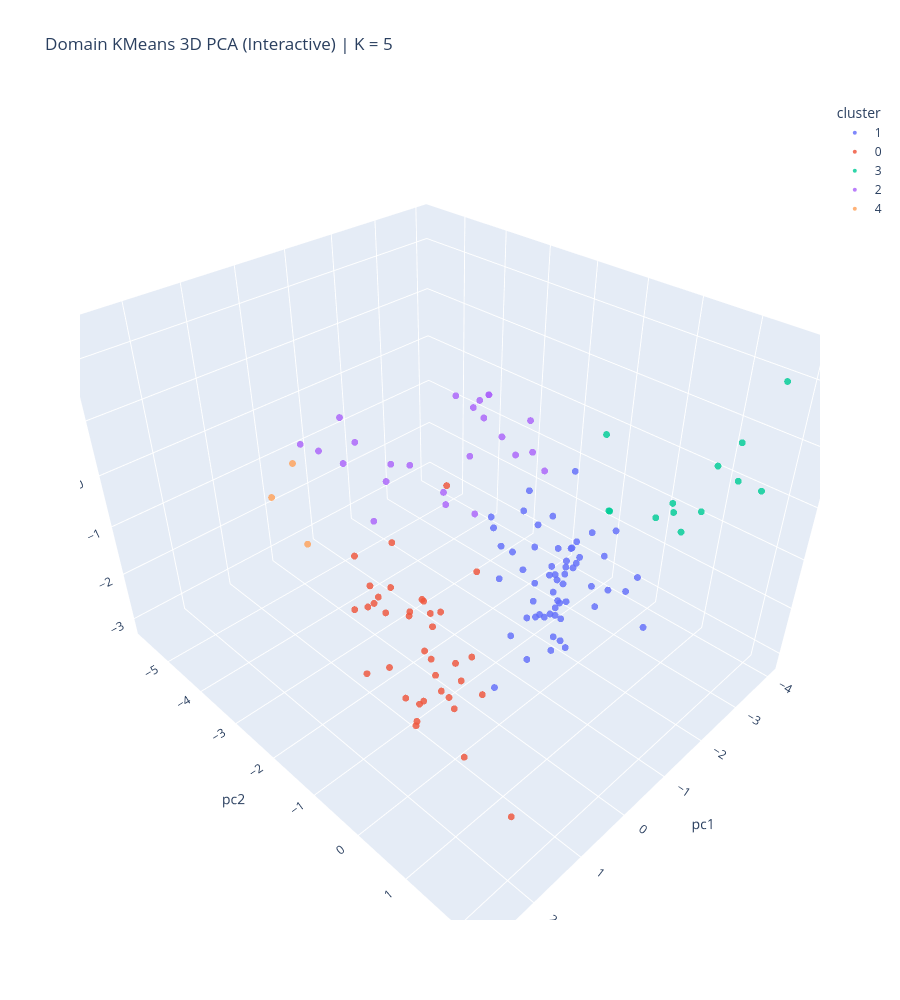

The notebook cell saved with this chart:
### Code cell
# optional interactive 3d PCA view (plotly)
# the static chart above should now be the paper-friendly view,
# and this one is just for free spinning if you want to inspect odd cases
import plotly.express as px

domain_plot_interactive = domain_plot.copy( )
domain_plot_interactive[ 'cluster' ] = domain_plot_interactive[ 'cluster' ].astype( str )

fig_domain_3d = px.scatter_3d( 
    domain_plot_interactive,
    x = 'pc1',
    y = 'pc2',
    z = 'pc3',
    color = 'cluster',
    hover_data = [ 'region', 'station', 'cluster_name', 'cluster_label', 'cluster_note' ],
    title = f'Domain KMeans 3D PCA (Interactive) | K = { k_clusters }',
    opacity = 0.82,
)
fig_domain_3d.update_traces( marker = dict( size = 4 ) )
fig_domain_3d.update_layout( height = 1000 )
fig_domain_3d.show( )

### Figure 1 — Plotly figure (JSON) as saved in the notebook; plotly's stock layout.template omitted (floating-point values rounded to 4 significant figures; data arrays with more than 128 entries replaced by an {"elided": "..."} marker saying what was removed)
{"data": [{"customdata": {"elided": "57x5 str values"}, "hovertemplate": "cluster=1<br>pc1=%{x}<br>pc2=%{y}<br>pc3=%{z}<br>region=%{customdata[0]}<br>station=%{customdata[1]}<br>cluster_name=%{customdata[2]}<br>cluster_label=%{customdata[3]}<br>cluster_note=%{customdata[4]}<extra></extra>", "legendgroup": "1", "marker": {"color": "#636efa", "opacity": 0.82, "size": 4, "symbol": "circle"}, "mode": "markers", "name": "1", "scene": "scene", "showlegend": true, "type": "scatter3d", "x": [-0.7993, -0.2703, -0.8454, 0.3466, -0.3026, 1.025, 0.1684, -0.06693, -0.4697, 0.2927, -0.5083, -0.3907, 0.2797, -0.3277, 0.09824, -1.12, -1.269, -0.66, -1.282, -0.3635, -0.5333, -0.5271, 0.5072, -0.02667, 0.5137, -1.633, -1.115, -1.446, -1.679, -1.18, -0.7077, -1.009, -1.172, -1.654, -0.48, -0.1527, -0.2695, 0.4276, 0.2592, 0.4648, -0.01273, -0.003254, -0.618, -1.281, -0.5209, -0.09586, -0.659, -0.01075, -0.2843, -0.7321, -0.829, -0.1072, 0.3888, -0.1169, 0.1683, 0.2057, 0.6689], "y": [0.6301, 0.7201, 0.3599, 1.405, 0.1899, 0.7721, 0.9709, 0.9824, 0.6023, 0.7196, 0.6612, 0.5813, 1.671, 1.538, 0.9823, 0.4482, -0.2139, 1.304, 1.569, 0.8304, 0.7241, 0.6542, 0.1521, 0.2509, 0.2052, -0.4446, 1.46, 0.655, -0.5108, 0.2383, 0.383, 0.4497, 0.5879, -0.833, 0.21, 0.5399, 0.3161, 1.254, 0.3711, 1.28, 0.3049, -0.1186, 0.2691, 1.198, 1.212, 0.9839, 0.3674, 0.5305, -0.132, 0.5218, -0.3296, -0.1979, 1.189, 1.076, 1.147, 1.197, 1.07], "z": [-0.1583, -0.6148, -1.093, -0.5149, -1.156, -1.23, -0.3021, -0.5295, -0.6737, -1.235, -0.1729, -0.1595, 0.6596, 1.135, -1.015, -0.3296, 0.002591, -0.1756, -1.089, -0.4905, 0.3123, -0.0603, 1.074, 0.9536, 0.9293, -1.29, -0.123, -0.3729, -1.534, -0.3116, -0.554, 0.01702, 0.1673, -1.12, -1.237, -0.7784, -0.736, 0.01055, -1.031, -0.3267, -0.01474, -0.4145, -1.289, -0.6296, -0.4457, -0.9576, -0.766, -0.1234, -0.09004, 1.384, 0.616, 0.07415, 1.055, 0.3958, 0.3283, 0.7577, 1.503]}, {"customdata": {"elided": "37x5 str values"}, "hovertemplate": "cluster=0<br>pc1=%{x}<br>pc2=%{y}<br>pc3=%{z}<br>region=%{customdata[0]}<br>station=%{customdata[1]}<br>cluster_name=%{customdata[2]}<br>cluster_label=%{customdata[3]}<br>cluster_note=%{customdata[4]}<extra></extra>", "legendgroup": "0", "marker": {"color": "#EF553B", "opacity": 0.82, "size": 4, "symbol": "circle"}, "mode": "markers", "name": "0", "scene": "scene", "showlegend": true, "type": "scatter3d", "x": [1.788, 2.267, 1.739, 2.352, 2.531, 2.478, 1.952, 1.703, 2.32, 2.1, 1.911, 2.726, 2.719, 2.33, 2.05, 2.562, 2.247, 1.688, 1.427, 1.411, 2.698, 1.785, 1.859, 1.507, 1.782, 1.314, 1.468, 1.547, 2.751, 1.892, 1.011, 2.587, 1.358, 2.687, 1.65, 0.9236, 1.004], "y": [0.2005, 2.222, 1.203, 1.486, 0.9637, 0.5762, 0.4961, 0.2679, 1.279, 0.8307, 0.8934, 1.047, 1.02, 0.9669, 0.9164, 0.9219, 1.32, 1.015, -1.124, -0.2336, 0.5515, -0.08627, 0.3969, 0.7896, -0.933, -1.834, -0.7996, -1.081, 0.08868, -0.2434, -0.1642, 0.1337, -0.5447, 0.09242, -0.715, -0.7244, -0.2957], "z": [-0.4192, -1.534, -0.5347, -0.9746, -0.2439, -0.5149, -0.2537, -0.004514, -0.2992, -0.4802, -0.08376, -0.3855, -0.4878, 0.05363, -0.5674, -0.3042, 0.1497, 1.322, -0.5036, -0.02032, 0.1518, 0.009939, 0.3984, -0.3195, -0.3557, -1.245, -0.1143, -0.5228, 1.629, 1.184, 1.655, 1.118, -0.4631, -0.2807, -0.4085, -0.6449, -0.5331]}, {"customdata": [["elk", "ap", "Warm / Saline / Low O2", "Warm-Saline", "Stable, Shallow"], ["job", "10", "Warm / Saline / Low O2", "Warm-Saline", "Stable, Shallow"], ["job", "11", "Warm / Saline / Low O2", "Warm-Saline", "Stable, Shallow"], ["job", "19", "Warm / Saline / Low O2", "Warm-Saline", "Stable, Shallow"], ["job", "20", "Warm / Saline / Low O2", "Warm-Saline", "Stable, Shallow"], ["job", "9", "Warm / Saline / Low O2", "Warm-Saline", "Stable, Shallow"], ["job", "jb", "Warm / Saline / Low O2", "Warm-Saline", "Stable, Shallow"], ["rkb", "fb", "Warm / Saline / Low O2", "Warm-Saline", "Stable, Shallow"], ["rkb", "fu", "Warm / Saline / Low O2", "Warm-Saline", "Stable, Shallow"], ["rkb", "lh", "Warm / Saline / Low O2", "Warm-Saline", "Stable, Shallow"], ["rkb", "mb", "Warm / Saline / Low O2", "Warm-Saline", "Stable, Shallow"], ["rkb", "pb", "Warm / Saline / Low O2", "Warm-Saline", "Stable, Shallow"], ["rkb", "uh", "Warm / Saline / Low O2", "Warm-Saline", "Stable, Shallow"]], "hovertemplate": "cluster=3<br>pc1=%{x}<br>pc2=%{y}<br>pc3=%{z}<br>region=%{customdata[0]}<br>station=%{customdata[1]}<br>cluster_name=%{customdata[2]}<br>cluster_label=%{customdata[3]}<br>cluster_note=%{customdata[4]}<extra></extra>", "legendgroup": "3", "marker": {"color": "#00cc96", "opacity": 0.82, "size": 4, "symbol": "circle"}, "mode": "markers", "name": "3", "scene": "scene", "showlegend": true, "type": "scatter3d", "x": [-2.009, -3.636, -3.994, -3.16, -3.121, -4.052, -3.694, -3.194, -3.472, -2.627, -3.111, -2.798, -3.309], "y": [0.07912, 0.3901, 0.8752, -0.4907, -0.4795, 0.3961, 0.08211, 1.59, 1.931, 1.004, 1.686, 1.36, 1.976], "z": [1.228, -0.6346, 0.1466, -0.9918, -0.9601, -1.433, -1.109, 1.229, 2.234, -0.0009144, 0.6543, 0.1054, 0.5237]}, {"customdata": [["elk", "cw", "Cool / Brackish / High O2", "Cool-Brackish", "Stable, Shallow"], ["elk", "sm", "Cool / Brackish / High O2", "Cool-Brackish", "Stable, Shallow"], ["elk", "vm", "Cool / Brackish / High O2", "Cool-Brackish", "Stable, Shallow"], ["grb", "gb", "Cool / Brackish / High O2", "Cool-Brackish", "Stable, Shallow"], ["kac", "ap", "Cool / Brackish / High O2", "Cool-Brackish", "Stable, Shallow"], ["kac", "h3", "Cool / Brackish / High O2", "Cool-Brackish", "Stable, Shallow"], ["kac", "ho", "Cool / Brackish / High O2", "Cool-Brackish", "Stable, Shallow"], ["kac", "hs", "Cool / Brackish / High O2", "Cool-Brackish", "Stable, Shallow"], ["kac", "ss", "Cool / Brackish / High O2", "Cool-Brackish", "Stable, Shallow"], ["pdb", "bp", "Cool / Brackish / High O2", "Cool-Brackish", "Stable, Shallow"], ["pdb", "by", "Cool / Brackish / High O2", "Cool-Brackish", "Stable, Shallow"], ["pdb", "gs", "Cool / Brackish / High O2", "Cool-Brackish", "Stable, Shallow"], ["pdb", "je", "Cool / Brackish / High O2", "Cool-Brackish", "Stable, Shallow"], ["pdb", "pf", "Cool / Brackish / High O2", "Cool-Brackish", "Stable, Shallow"], ["sfb", "cc", "Cool / Brackish / High O2", "Cool-Brackish", "Stable, Shallow"], ["sfb", "rb", "Cool / Brackish / High O2", "Cool-Brackish", "Stable, Shallow"], ["sos", "ch", "Cool / Brackish / High O2", "Cool-Brackish", "Stable, Shallow"], ["sos", "cm", "Cool / Brackish / High O2", "Cool-Brackish", "Stable, Shallow"], ["sos", "ec", "Cool / Brackish / High O2", "Cool-Brackish", "Stable, Shallow"], ["sos", "se", "Cool / Brackish / High O2", "Cool-Brackish", "Stable, Shallow"], ["sos", "tc", "Cool / Brackish / High O2", "Cool-Brackish", "Stable, Shallow"], ["sos", "va", "Cool / Brackish / High O2", "Cool-Brackish", "Stable, Shallow"], ["sos", "wi", "Cool / Brackish / High O2", "Cool-Brackish", "Stable, Shallow"], ["wel", "in", "Cool / Brackish / High O2", "Cool-Brackish", "Stable, Shallow"]], "hovertemplate": "cluster=2<br>pc1=%{x}<br>pc2=%{y}<br>pc3=%{z}<br>region=%{customdata[0]}<br>station=%{customdata[1]}<br>cluster_name=%{customdata[2]}<br>cluster_label=%{customdata[3]}<br>cluster_note=%{customdata[4]}<extra></extra>", "legendgroup": "2", "marker": {"color": "#ab63fa", "opacity": 0.82, "size": 4, "symbol": "circle"}, "mode": "markers", "name": "2", "scene": "scene", "showlegend": true, "type": "scatter3d", "x": [-1.752, -1.777, -1.668, 0.3702, 0.4619, 0.9924, 0.4181, 0.7499, 0.4695, 0.01188, -0.146, -0.2564, -0.01557, -0.3951, -0.8621, -1.165, -1.483, -0.7271, -1.138, 0.4875, -0.7271, -1.314, 0.3576, 0.7777], "y": [-0.8101, -1.09, -2.321, -0.8719, -3.555, -2.27, -4.09, -2.279, -2.951, -2.496, -2.554, -2.238, -0.6348, -1.602, -0.6489, -1.19, -2.468, -1.073, -0.6352, -0.03585, -1.073, -1.795, -0.3403, -1.917], "z": [0.3101, 0.5139, -0.05777, 0.904, 0.4375, 1.026, 0.308, 1.268, 1.285, 0.1521, 0.3699, 0.4437, 0.4622, -0.04181, 1.065, 1.008, 1.082, 1.929, 1.524, 2.474, 1.929, 1.327, 2.448, 0.08375]}, {"customdata": [["kac", "hd", "Cool / Saline / High O2", "Cool-Saline", "Stable, Deep"], ["kac", "sd", "Cool / Saline / High O2", "Cool-Saline", "Stable, Deep"], ["pdb", "gd", "Cool / Saline / High O2", "Cool-Saline", "Stable, Deep"]], "hovertemplate": "cluster=4<br>pc1=%{x}<br>pc2=%{y}<br>pc3=%{z}<br>region=%{customdata[0]}<br>station=%{customdata[1]}<br>cluster_name=%{customdata[2]}<br>cluster_label=%{customdata[3]}<br>cluster_note=%{customdata[4]}<extra></extra>", "legendgroup": "4", "marker": {"color": "#FFA15A", "opacity": 0.82, "size": 4, "symbol": "circle"}, "mode": "markers", "name": "4", "scene": "scene", "showlegend": true, "type": "scatter3d", "x": [0.4827, 0.2914, -0.6751], "y": [-5.014, -4.551, -5.75], "z": [-1.143, -0.3213, -3.179]}], "layout": {"height": 1000, "legend": {"title": {"text": "cluster"}, "tracegroupgap": 0}, "scene": {"domain": {"x": [0, 1], "y": [0, 1]}, "xaxis": {"title": {"text": "pc1"}}, "yaxis": {"title": {"text": "pc2"}}, "zaxis": {"title": {"text": "pc3"}}}, "title": {"text": "Domain KMeans 3D PCA (Interactive) | K = 5"}}}
